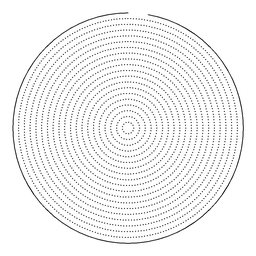
#> input picture V7/output.png, 256 x 256 px, shrunk from 1000 x 1000 before the run
$ python Read.py
#> lines starting #> are read from the running program, lines starting #| are printed output that depends on the picture; after the words box and inside, x2 and y2 are one past the last pixel; in counts of white or black regions, pixels touching at a corner belong together
import numpy as np
import cv2 as cv

distancesize = 6

def read(path):
#> called with path = 'output.png'
    img = cv.imread(path, cv.IMREAD_GRAYSCALE)
#> img is the input picture: shape (256, 256); min 25, max 255, mean 242.6
    assert img is not None, "file could not be read, check with os.path.exists()"
    #img = cv.medianBlur(img,5)
    cimg = cv.cvtColor(img,cv.COLOR_GRAY2BGR)

    circles = cv.HoughCircles(img,cv.HOUGH_GRADIENT,1,20,
                                param1=10,
                                param2=40,
                                minRadius=1,
                                maxRadius=2000)
#> circles = 77 rows, first 8: [129.5, 127.5, 114.8], [114.5, 154.5, 57.5], [176.5, 90.5, 55.5], [109.5, 83.5, 51.4], [172.5, 164.5, 46.3], [90.5, 108.5, 46.3], [150.5, 188.5, 43.5], [87.5, 66.5, 43.6]
    circles = np.uint16(np.around(circles))
#> circles = 77 rows, first 8: [130, 128, 115], [114, 154, 58], [176, 90, 56], [110, 84, 51], [172, 164, 46], [90, 108, 46], [150, 188, 44], [88, 66, 44]
    circles = sorted(circles, key=lambda x: x[2], reverse=True)
#> circles = 1 item
    circle = circles[0][0]
#> circle = [130, 128, 115]
    crops = crop(cimg,circle)
    Binary = decode(crops)
    return Binary

def crop(cimg,c):
    print(c)
#| [130 128 115]
    x = c[0] - c[2]
#> x = 15
    y = c[1] - c[2]
#> y = 13
    h = c[2] * 2
#> h = 230
    for i in range(x,x + h):
        cimg[i,y] = [255,0,0]
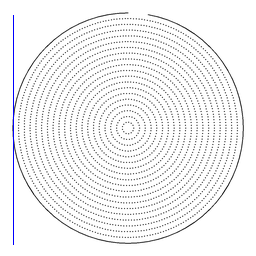
#> cimg: shape (256, 256, 3); 0.35% of pixels changed, all inside (x1, y1, x2, y2) = (13, 15, 14, 245)
    for v in range(y,y + h):
        cimg[x,v] = [255,0,0]
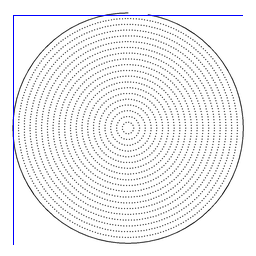
#> cimg: shape (256, 256, 3); 0.35% of pixels changed, all inside (x1, y1, x2, y2) = (14, 15, 243, 16)
    cv.imwrite('cimg.png',cimg)
    crop = cimg[y : y + h, x : x + h]
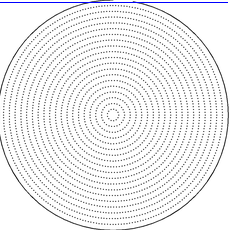
#> crop: shape (230, 230, 3); mean B, G, R 240, 238.9, 238.9
    return crop
def getheader(cimg,x,y):
    for i in range(y,0):
        print(getRow(cimg,x,y))

def calcCircles(e):
    sum = 0
    for i in range(2,e):
        n = int(100 / 8 * i * np.pi * 2 / distancesize)
        sum += n
        if(sum > e):
            return i


def decode(crop):
    circles = 10
    canvassize = circles * 30
    c = int(canvassize / 2)

    resized = cv.resize(crop, (canvassize, canvassize))
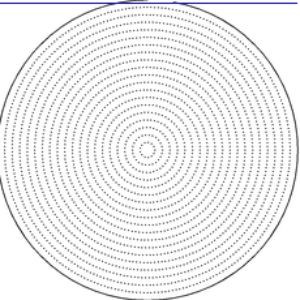
#> resized: shape (300, 300, 3); mean B, G, R 239.9, 238.8, 238.8
    resized[c,c] = [255,255,0]
#> resized: shape (300, 300, 3); under 0.01% of pixels changed, all inside (x1, y1, x2, y2) = (150, 150, 151, 151)
    count = 0
    Binary = []
    for i in range(1,circles):
        r = c / circles * i
        n = int(100 / 8 * i * np.pi * 2 / distancesize)
        Binary += getRow(resized,c,c,r,n)
#> resized: shape (300, 300, 3); mean B, G, R 239.8, 238.8, 238.7
            #cv.putText(resized,str(count),(x,y),1,1,(0,0,255),1)
    cv.imwrite('resized.png', resized)
    return Binary

def getRow(img,x,y,r,n):
    Binary = []
    step = 360 / n
    for u in range(n):
        t = np.radians(u * step)
        x = int(r * np.sin(t) + x)
        y = int(r * np.cos(t) + y)
#> (the run stopped early here; a loop or call above may not have finished)
